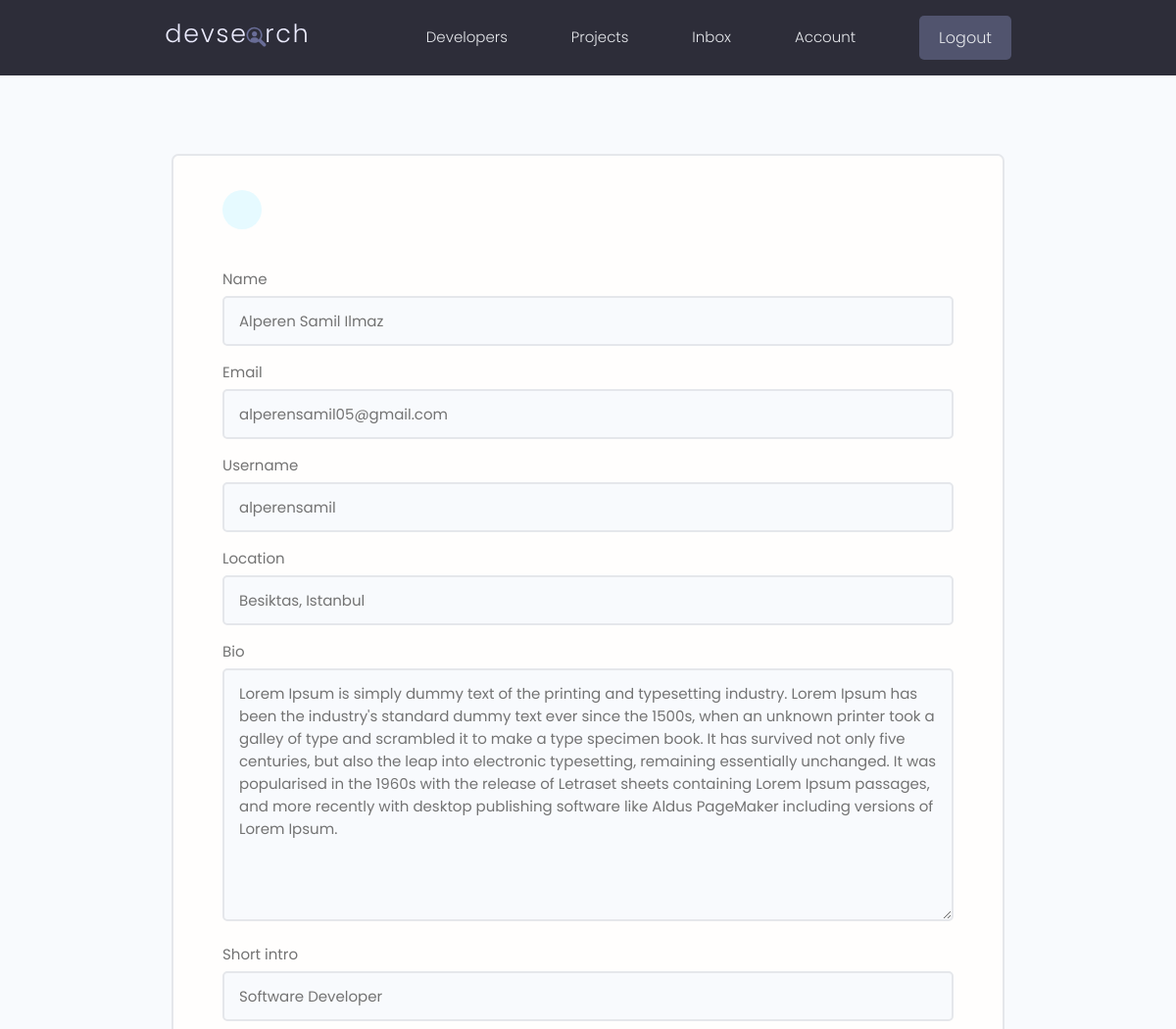
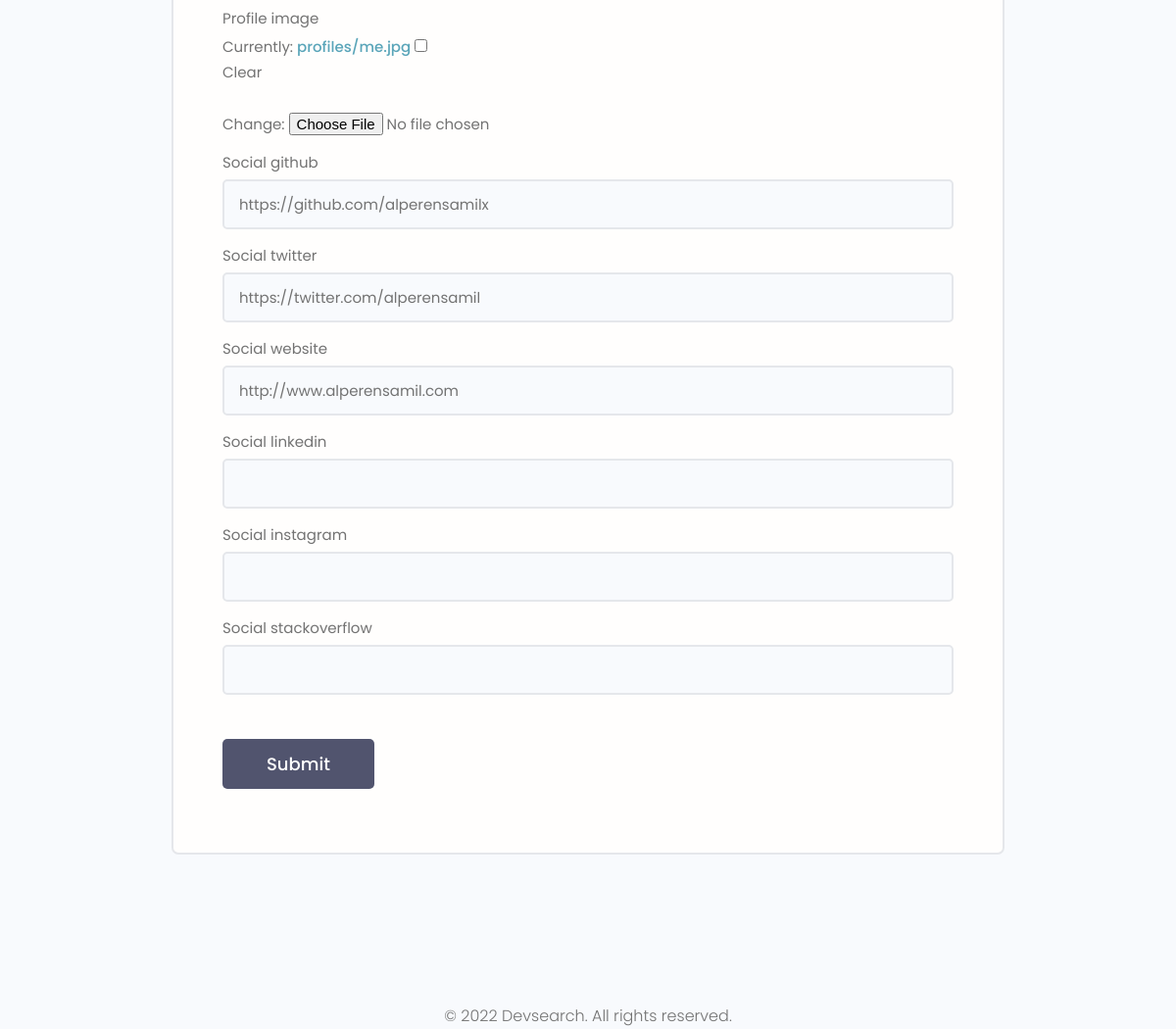
The page /edit-account/ (signed in) on the database its author committed (2 pictures, top to bottom).
### users/models.py (models this page shows, shortened)
class Profile(models.Model):
    user = models.OneToOneField(User, on_delete=models.CASCADE, null=True, blank=True)
    name = models.CharField(max_length=128, blank=True, null=True)
    email = models.EmailField(max_length=256, blank=True, null=True)
    username = models.CharField(max_length=128, blank=True, null=True)
    location = models.CharField(max_length=128, blank=True, null=True)
    short_intro = models.CharField(max_length=128, blank=True, null=True)
    bio = models.TextField(blank=True, null=True)
    profile_image = models.ImageField(null=True, blank=True, upload_to='profiles/', default='profiles/user-default.png')
    social_github = models.CharField(max_length=128, blank=True, null=True)
    social_stackoverflow = models.CharField(max_length=128, blank=True, null=True)
    social_twitter = models.CharField(max_length=128, blank=True, null=True)
    social_linkedin = models.CharField(max_length=128, blank=True, null=True)
    social_instagram = models.CharField(max_length=128, blank=True, null=True)
    social_website = models.CharField(max_length=128, blank=True, null=True)
    created = models.DateTimeField(auto_now_add=True)
    id = models.UUIDField(default=uuid.uuid4, unique=True, primary_key=True, editable=False)

### users/views.py (the view)
# urls.py: path('edit-account/', views.edit_account, name='edit-account'),
@login_required(login_url='login')
def edit_account(request):
    profile = request.user.profile
    form = ProfileForm(instance=profile)
    if request.method == 'POST':
        form = ProfileForm(request.POST, request.FILES, instance=profile)
        if form.is_valid():
            form.save()
            return redirect('edit-account')
    context = {'form': form}
    return render(request, 'users/profile_form.html', context)

### users/forms.py
class ProfileForm(ModelForm):
    class Meta:
        model = Profile
        fields = ['name', 'email', 'username', 'location', 'bio', 'short_intro', 'profile_image', 'social_github',
                  'social_twitter', 'social_website', 'social_linkedin', 'social_instagram', 'social_stackoverflow']
    def __init__(self, *args, **kwargs):
        super(ProfileForm, self).__init__(*args, **kwargs)
        for name, field in self.fields.items():
            field.widget.attrs.update({'class': 'input'})

### users/templates/users/profile_form.html (shortened to what this page needs)
{% extends 'main.html' %}
{% block content %}
     <main class="formPage my-xl">
        <div class="content-box">
            <div class="formWrapper">
                <a class="backButton" href="{% url 'account' %}"></a>
                <br>
                <form class="form" action="{% url 'edit-account' %}" method="POST" enctype="multipart/form-data">
                    {% for field in form %}
                        <div class="form__field">
                            <label for="formInput#text">{{ field.label }} </label>
                            {{ field }}
                        </div>
                    {% endfor %}
                    <input class="btn btn--sub btn--lg  my-md" type="submit" value="Submit" />
                </form>
            </div>
        </div>
    </main>
{% endblock content %}

### static/styles/app.css (style rules this page uses)
:root { --color-sub: #2d2d39; }
.btn--sub { background-color: var(--color-sub-light); }
.content-box { width: 95%; max-width: 85rem; margin: 0 auto; }
.backButton { background: var(--color-main-light); color: var(--color-main); width: 4rem; height: 4rem; display: flex; align-items: center; justify-content: center; border-radius: 50%; }
.formPage .formWrapper { list-style: none; background: var(--color-white); padding: 3.5rem 5rem; border: 2px solid var(--color-light); border-radius: 0.7rem; }

### static/uikit/styles/modules/_variables.css (style rules this page uses)
:root { --color-main: #5aa5b9; --color-main-light: #e6faff; --color-sub: #3f4156; --color-sub-light: #51546e; --color-sub-lighter: #ededfd; --color-text: #737373; --color-gray: #8b8b8b; --color-light: #e5e7eb; --color-light-gray: #767676; --color-bg: #f8fafd; --color-white: #fffefd; --color-white-light: #f3f3f3; --color-success: #359e64; --color-success-bg: #def8e8; --color-error: #fc4b0b; --color-error-bg: #fff2ee; --font-base: 'Poppins', arial, helvetica, 'Segoe UI', roboto, ubuntu, sans-serif; --font-monospace: 'Fira Code', 'Courier New', courier, monospace; --font-regular: 300; --font-medium: 500; --font-bold: 700; --generic-shadow: 1px 1px 5px #00000010; --generic-transition: all 0.3s ease-in-out; }

### static/uikit/styles/modules/_base.css (style rules this page uses)
* { margin: 0; padding: 0; box-sizing: border-box; text-rendering: optimizeLegibility; color: inherit; font-size: inherit; }
html { font-size: 50%; }
@media only screen and (min-width: 480px) { html { font-size: 56.25%; } }
@media only screen and (min-width: 1200px) { html { font-size: 62.5%; } }
body { line-height: 1.6; font-weight: 400; font-size: 1.5rem; color: var(--color-text); background-color: var(--color-bg); min-height: 100vh; }

### static/uikit/styles/modules/_typography.css (style rules this page uses)
* { font-family: var(--font-base); }
a { padding-bottom: 2px; text-decoration: none; display: inline-block; color: var(--color-main); font-weight: var(--font-medium); }

### static/uikit/styles/modules/_utilities.css (style rules this page uses)
.my-md { margin: 3rem auto; }
.my-xl { margin: 8rem auto; }

### static/uikit/styles/modules/_button.css (style rules this page uses)
.btn { display: inline-block; position: relative; cursor: pointer; background-color: var(--color-light); font-weight: var(--font-medium); color: var(--color-sub); text-decoration: none; padding: 1rem 2rem; border-radius: 0.5rem; border: none; width: -webkit-fit-content; width: -moz-fit-content; width: fit-content; height: -webkit-fit-content; height: -moz-fit-content; height: fit-content; font-size: 1.6rem; outline-width: 0; outline-color: transparent; -webkit-backface-visibility: hidden; backface-visibility: hidden; transition: all 0.3s ease-in-out; }
.btn--sub { background-color: var(--color-sub); color: var(--color-white); }
.btn--lg { font-size: 1.8rem; padding: 1.2rem 4.5rem; }

### static/uikit/styles/modules/_form.css (style rules this page uses)
.form { display: block; }
.form__field { margin-top: 1.5rem; margin-bottom: 1.5rem; }
.form__label, .form__field > label { display: block; margin-bottom: 0.5rem; color: var(--color-text); }
input.input[type='text'], input.input[type='email'], input.input[type='password'], input.input[type='number'], select.input, textarea.input { min-width: 24rem; width: 100%; padding: 1.2rem 1.5rem; border-radius: 0.5rem; border: 2px solid var(--color-light); transition: all 0.3s ease-in-out; background-color: var(--color-bg); }

### rows shown on the page
Profile: form "Alperen Samil Ilmaz" "alperensamil05@gmail.com" "alperensamil" "Besiktas, Istanbul" "Lorem Ipsum is simply dummy text of the printing and typesetting industry. Lorem Ipsum has been the industry's standard dummy text ever since the 1500s, when an unknown printer took a galley of type and scrambled it to make a type specimen book. It has survived not only five centuries, but also the leap into electronic typesetting, remaining essentially unchanged. It was popularised in the 1960s with the release of Letraset sheets containing Lorem Ipsum passages, and more recently with desktop publishing software like Aldus PageMaker including versions of Lorem Ipsum." "Software Developer" "https://github.com/alperensamilx" "https://twitter.com/alperensamil" "http://www.alperensamil.com"

### other values the page prints
{{ field.label }} "Name" "Email" "Username" "Location" "Bio" "Short intro" "Profile image" "Social github" "Social twitter" "Social website" "Social linkedin" "Social instagram" "Social stackoverflow"
